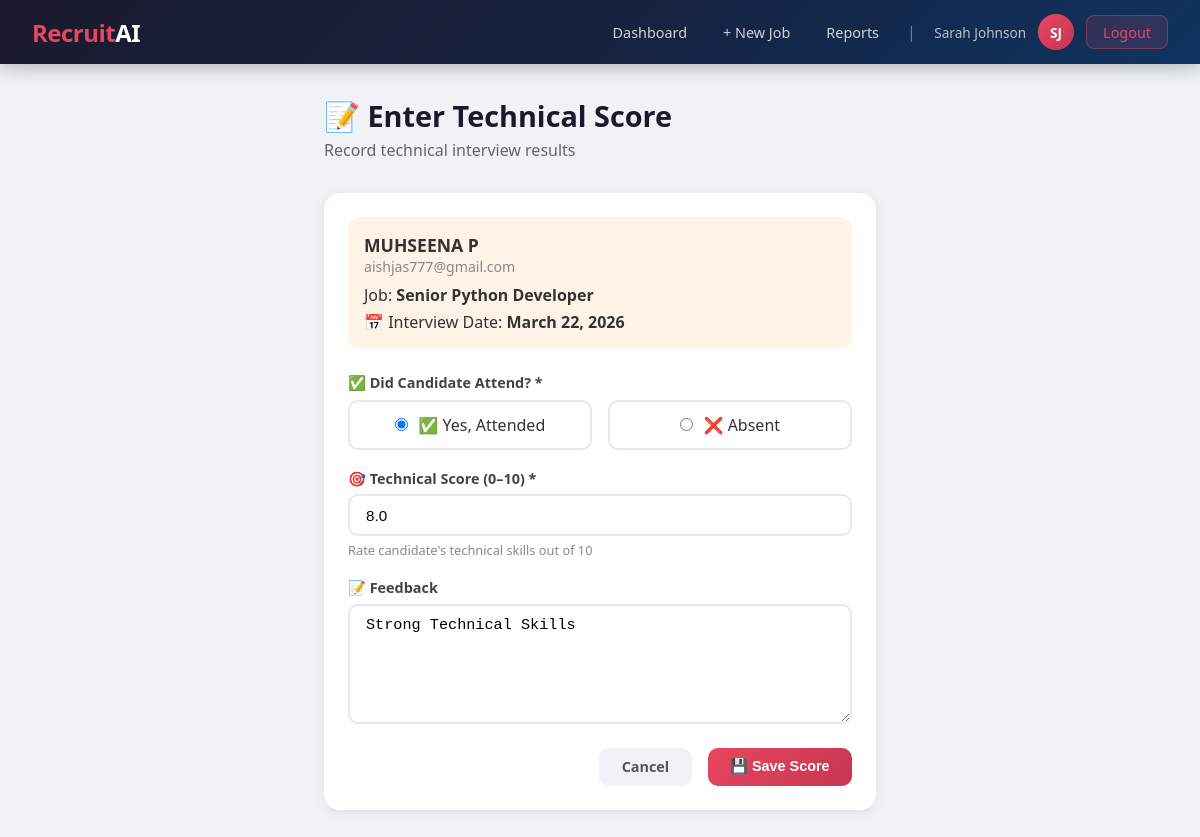
Screenshot of /hr/applications/1/technical-score/ (signed in) with the database file from the repository.
### core/models.py (models this page shows, shortened)
class Application(models.Model):
    STATUS_CHOICES = [
        ('applied', 'Applied'),
        ('not_shortlisted', 'Not Shortlisted'),
        ('shortlisted', 'Shortlisted'),
        ('technical_scheduled', 'Technical Interview Scheduled'),
        ('technical_completed', 'Technical Interview Completed'),
        ('hr_scheduled', 'HR Interview Scheduled'),
        ('hr_completed', 'HR Interview Completed'),
        ('system_recommended', 'System Recommended'),
        ('selected', 'Selected'),
        ('rejected', 'Rejected'),
    ]
    RECOMMENDATION_CHOICES = [
        ('selected', 'Selected'),
        ('rejected', 'Rejected'),
    ]
    job = models.ForeignKey(
        Job,
        on_delete=models.CASCADE,
        related_name='applications'
    )
    candidate = models.ForeignKey(
        User,
        on_delete=models.CASCADE,
        related_name='applications'
    )
    resume = models.FileField(
        upload_to='resumes/'
    )
    resume_text = models.TextField(
        blank=True
    )
    status = models.CharField(
        max_length=30,
        choices=STATUS_CHOICES,
        default='applied',
        null=False,
        blank=False
    )
    rank = models.IntegerField(
        null=True,
        blank=True
    )
    applied_at = models.DateTimeField(
        auto_now_add=True
    )
    updated_at = models.DateTimeField(
        auto_now=True
    )
    resume_score = models.FloatField(
        null=True,
        blank=True
    )
    missing_skills = models.TextField(
        blank=True
    )
    rejection_reason = models.TextField(
        blank=True
    )
    technical_date = models.DateField(
        null=True,
        blank=True
    )
    technical_time = models.TimeField(
        null=True,
        blank=True
    )
    technical_interviewer = models.CharField(
        max_length=100,
        blank=True
    )
    technical_score = models.FloatField(
        null=True,
        blank=True
    )
    technical_attended = models.BooleanField(
        null=True,
        blank=True
    )
    technical_feedback = models.TextField(
        blank=True
    )
    hr_date = models.DateField(
        null=True,
        blank=True
    )
    hr_time = models.TimeField(
        null=True,
        blank=True
    )
    hr_interviewer = models.CharField(
        max_length=100,
        blank=True
    )
    hr_score = models.FloatField(
        null=True,
        blank=True
    )
    hr_attended = models.BooleanField(
        null=True,
        blank=True
    )
    hr_feedback = models.TextField(
        blank=True
    )
    final_score = models.FloatField(
        null=True,
        blank=True
    )
    system_recommendation = models.CharField(
        max_length=10,
        choices=RECOMMENDATION_CHOICES,
        null=True,
        blank=True
    )
    final_decision = models.CharField(
        max_length=10,
        choices=RECOMMENDATION_CHOICES,
        null=True,
        blank=True
    )
    hr_decision_notes = models.TextField(
        blank=True
    )
    class Meta:
        unique_together = ('job', 'candidate')
        ordering = ['-resume_score']

class Job(models.Model):
    hr = models.ForeignKey(
        User,
        on_delete=models.CASCADE,
        related_name='jobs'
    )
    title = models.CharField(
        max_length=200
    )
    required_skills = models.TextField(
        help_text="Comma-separated skills"
    )
    required_experience = models.CharField(
        max_length=100
    )
    description = models.TextField()
    start_date = models.DateField(
        null=True,
        blank=True
    )
    end_date = models.DateField(
        null=True,
        blank=True
    )
    created_at = models.DateTimeField(
        auto_now_add=True
    )
    updated_at = models.DateTimeField(
        auto_now=True
    )

### core/views.py (the view)
    @login_required
    def wrapper(request, *args, **kwargs):
        if not hasattr(request.user, 'profile') or not request.user.profile.is_hr():
            messages.error(request, "Access denied. HR only.")
            return redirect('dashboard')
        return func(request, *args, **kwargs)

### core/forms.py
class TechnicalScoreForm(forms.ModelForm):
    class Meta:
        model = Application
        fields = ['technical_score', 'technical_attended', 'technical_feedback']
        widgets = {
            'technical_feedback': forms.Textarea(attrs={
                'rows': 4,
                'placeholder': 'Enter feedback about technical interview...'
            }),
            'technical_score': forms.NumberInput(attrs={
                'min': 0, 'max': 10, 'step': 0.1,
                'placeholder': 'Score out of 10'
            }),
        }
        labels = {
            'technical_score': 'Technical Score (out of 10)',
            'technical_attended': 'Candidate Attended?',
            'technical_feedback': 'Technical Feedback',
        }

### core/models.py (called while the page is built)
    def is_hr(self):
        return self.role == 'hr'

### core/views.py (called while the page is built)
def require_hr(func):
    @login_required
    def wrapper(request, *args, **kwargs):
        if not hasattr(request.user, 'profile') or not request.user.profile.is_hr():
            messages.error(request, "Access denied. HR only.")
            return redirect('dashboard')
        return func(request, *args, **kwargs)
    wrapper.__name__ = func.__name__
    return wrapper

@require_hr
def enter_technical_score(request, pk):
    application = get_object_or_404(Application, pk=pk, job__hr=request.user)
    if request.method == 'POST':
        form = TechnicalScoreForm(request.POST, instance=application)
        if form.is_valid():
            app = form.save(commit=False)
            app.status = 'technical_completed'
            app.save()
            messages.success(request, "Technical interview scores saved!")
            return redirect('job_applicants', pk=application.job.pk)
    else:
        form = TechnicalScoreForm(instance=application)
    return render(request, 'core/enter_technical_score.html', {
        'application': application,
        'form': form
    })

### core/templates/core/enter_technical_score.html (shortened to what this page needs)
{% extends 'core/base.html' %}
{% block content %}
<div class="container" style="max-width:600px;">
    <div class="page-header">
        <h1>📝 Enter Technical Score</h1>
        <p>Record technical interview results</p>
    </div>
    <div class="card">
        <div style="background:#fff3e8; border-radius:12px; padding:1rem; margin-bottom:1.5rem;">
            <div style="font-weight:700; font-size:1.1rem;">
                {{ application.candidate.get_full_name|default:application.candidate.username }}
            </div>
            <div style="color:#888; font-size:0.88rem;">{{ application.candidate.email }}</div>
            <div style="margin-top:0.5rem;">Job: <strong>{{ application.job.title }}</strong></div>
            <div style="margin-top:0.3rem;">📅 Interview Date: <strong>{{ application.technical_date|default:"Not set" }}</strong></div>
        </div>
        <form method="post">
            <div class="form-group">
                <label class="form-label">✅ Did Candidate Attend? *</label>
                <div style="display:flex; gap:1rem; margin-top:0.5rem;">
                    <label style="flex:1; cursor:pointer; padding:0.75rem; border:2px solid #e8e8e8; border-radius:10px; text-align:center;">
                        <input type="radio" name="technical_attended" value="True" style="margin-right:0.4rem;"
                            {% if application.technical_attended == True %}checked{% endif %}>
                        ✅ Yes, Attended
                    </label>
                    <label style="flex:1; cursor:pointer; padding:0.75rem; border:2px solid #e8e8e8; border-radius:10px; text-align:center;">
                        <input type="radio" name="technical_attended" value="False" style="margin-right:0.4rem;"
                            {% if application.technical_attended == False %}checked{% endif %}>
                        ❌ Absent
                    </label>
                </div>
            </div>
            <div class="form-group">
                <label class="form-label">🎯 Technical Score (0–10) *</label>
                <input type="number" name="technical_score" class="form-control"
                       min="0" max="10" step="0.1" placeholder="e.g. 7.5"
                       value="{{ application.technical_score|default:'' }}" required>
                <div class="form-text">Rate candidate's technical skills out of 10</div>
            </div>
            <div class="form-group">
                <label class="form-label">📝 Feedback</label>
                <textarea name="technical_feedback" class="form-control" rows="4"
                    placeholder="Enter technical interview feedback...">{{ application.technical_feedback }}</textarea>
            </div>
            <div style="display:flex; gap:1rem; justify-content:flex-end; margin-top:1rem;">
                <a href="{% url 'job_applicants' application.job.pk %}" class="btn btn-secondary">Cancel</a>
                <button type="submit" class="btn btn-primary">💾 Save Score</button>
            </div>
        </form>
    </div>
</div>
{% endblock %}

### core/templates/core/base.html (shortened to what this page needs)
<!DOCTYPE html>
<html lang="en">
<head>
</head>
<body>
{% if user.is_authenticated %}
<nav class="navbar">
    <a href="{% url 'dashboard' %}" class="navbar-brand">Recruit<span>AI</span></a>
    <div class="navbar-nav">
        {% if user.profile.is_hr %}
            <a href="{% url 'hr_dashboard' %}" class="nav-link">Dashboard</a>
            <a href="{% url 'create_job' %}" class="nav-link">+ New Job</a>
            <a href="{% url 'hr_reports' %}" class="nav-link">Reports</a>
        {% else %}
            <a href="{% url 'candidate_dashboard' %}" class="nav-link">My Applications</a>
            <a href="{% url 'job_list' %}" class="nav-link">Browse Jobs</a>
        {% endif %}
        <span style="color:rgba(255,255,255,0.4); padding: 0 0.5rem;">|</span>
        <span class="nav-username">{{ user.get_full_name|default:user.username }}</span>
        <a href="{% url 'view_profile' %}" class="nav-avatar" title="View Profile">
            {{ user.first_name|first|upper }}{{ user.last_name|first|upper }}
        </a>
        <a href="{% url 'logout' %}" class="btn-logout" style="margin-left:0.5rem;">Logout</a>
    </div>
</nav>
{% endif %}
{% block content %}{% endblock %}
</body>
</html>

### core/templates/core/base.html (style rules this page uses)
* { box-sizing: border-box; margin: 0; padding: 0; }
body { font-family: 'Segoe UI', sans-serif; background: #f0f2f5; color: #333; min-height: 100vh; }
.navbar { background: linear-gradient(135deg, #1a1a2e 0%, #16213e 50%, #0f3460 100%); padding: 0 2rem; display: flex; align-items: center; justify-content: space-between; height: 64px; box-shadow: 0 2px 20px rgba(0,0,0,0.3); position: sticky; top: 0; z-index: 100; }
.navbar-brand { color: #e94560; font-size: 1.5rem; font-weight: 800; text-decoration: none; letter-spacing: -0.5px; }
.navbar-brand span { color: #fff; }
.navbar-nav { display: flex; gap: 0.25rem; align-items: center; }
.nav-link { color: rgba(255,255,255,0.8); text-decoration: none; padding: 0.5rem 1rem; border-radius: 8px; font-size: 0.9rem; transition: all 0.2s; }
.btn-logout { background: rgba(233,69,96,0.15); border: 1px solid rgba(233,69,96,0.4); color: #e94560; padding: 0.4rem 1rem; border-radius: 8px; cursor: pointer; font-size: 0.9rem; text-decoration: none; transition: all 0.2s; }
.nav-avatar { width: 36px; height: 36px; border-radius: 50%; background: linear-gradient(135deg, #e94560, #c73652); color: #fff; display: flex; align-items: center; justify-content: center; font-weight: 700; font-size: 0.85rem; cursor: pointer; text-decoration: none; margin-left: 0.5rem; transition: all 0.2s; }
.nav-username { color: rgba(255,255,255,0.7); font-size: 0.85rem; margin-left: 0.4rem; }
.container { max-width: 1200px; margin: 2rem auto; padding: 0 1.5rem; }
.page-header { margin-bottom: 2rem; }
.page-header h1 { font-size: 1.8rem; color: #1a1a2e; font-weight: 700; }
.page-header p { color: #666; margin-top: 0.25rem; }
.card { background: #fff; border-radius: 16px; box-shadow: 0 2px 12px rgba(0,0,0,0.08); padding: 1.5rem; margin-bottom: 1.5rem; }
.btn { display: inline-block; padding: 0.6rem 1.4rem; border-radius: 10px; font-size: 0.9rem; font-weight: 600; cursor: pointer; border: none; text-decoration: none; transition: all 0.2s; }
.btn-primary { background: linear-gradient(135deg, #e94560, #c73652); color: #fff; }
.btn-secondary { background: #f0f2f5; color: #555; }
.form-group { margin-bottom: 1.2rem; }
.form-label { display: block; font-weight: 600; margin-bottom: 0.4rem; color: #444; font-size: 0.9rem; }
.form-control { width: 100%; padding: 0.65rem 1rem; border: 2px solid #e8e8e8; border-radius: 10px; font-size: 0.95rem; transition: border-color 0.2s; outline: none; }
textarea.form-control { resize: vertical; min-height: 120px; }
.form-text { font-size: 0.8rem; color: #888; margin-top: 0.3rem; }

### rows the page displays
Application: candidate.get_full_name "MUHSEENA P", candidate.email "aishjas777@gmail.com", job "Senior Python Developer", technical_date "March 22, 2026", technical_attended "☑ ✅ Yes, Attended", technical_attended "☐ ❌ Absent", technical_score "8.0", technical_feedback "Strong Technical Skills"

### other values shown
{{ user.get_full_name|default:user.username }} "Sarah Johnson"
{{ user.first_name|first|upper }} "S"
{{ user.last_name|first|upper }} "J"
